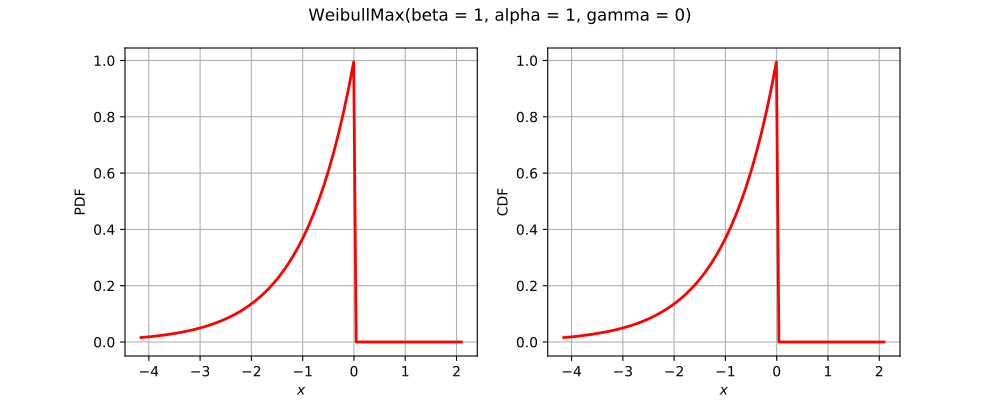

The script that drew this image:
import openturns as ot
from matplotlib import pyplot as plt
from openturns.viewer import View
if ot.WeibullMax().__class__.__name__ == 'Bernoulli':
    distribution = ot.Bernoulli(0.7)
elif ot.WeibullMax().__class__.__name__ == 'Binomial':
    distribution = ot.Binomial(5, 0.2)
elif ot.WeibullMax().__class__.__name__ == 'Hypergeometric':
    distribution = ot.Hypergeometric(10, 4, 7)
elif ot.WeibullMax().__class__.__name__ == 'ComposedDistribution':
    copula = ot.IndependentCopula(2)
    marginals = [ot.Uniform(1.0, 2.0), ot.Normal(2.0, 3.0)]
    distribution = ot.ComposedDistribution(marginals, copula)
elif ot.WeibullMax().__class__.__name__ == 'CumulativeDistributionNetwork':
    coll = [ot.Normal(2),ot.Dirichlet([0.5, 1.0, 1.5])]
    distribution = ot.CumulativeDistributionNetwork(coll, ot.BipartiteGraph([[0,1], [0,1]]))
elif ot.WeibullMax().__class__.__name__ == 'Histogram':
    distribution = ot.Histogram([-1.0, 0.5, 1.0, 2.0], [0.45, 0.4, 0.15])
elif ot.WeibullMax().__class__.__name__ == 'KernelMixture':
    kernel = ot.Uniform()
    sample = ot.Normal().getSample(5)
    bandwith = [1.0]
    distribution = ot.KernelMixture(kernel, bandwith, sample)
elif ot.WeibullMax().__class__.__name__ == 'MaximumDistribution':
    coll = [ot.Uniform(2.5, 3.5), ot.LogUniform(1.0, 1.2), ot.Triangular(2.0, 3.0, 4.0)]
    distribution = ot.MaximumDistribution(coll)
elif ot.WeibullMax().__class__.__name__ == 'Multinomial':
    distribution = ot.Multinomial(5, [0.2])
elif ot.WeibullMax().__class__.__name__ == 'RandomMixture':
    coll = [ot.Triangular(0.0, 1.0, 5.0), ot.Uniform(-2.0, 2.0)]
    weights = [0.8, 0.2]
    cst = 3.0
    distribution = ot.RandomMixture(coll, weights, cst)
elif ot.WeibullMax().__class__.__name__ == 'TruncatedDistribution':
    distribution = ot.TruncatedDistribution(ot.Normal(2.0, 1.5), 1.0, 4.0)
elif ot.WeibullMax().__class__.__name__ == 'UserDefined':
    distribution = ot.UserDefined([[0.0], [1.0], [2.0]], [0.2, 0.7, 0.1])
elif ot.WeibullMax().__class__.__name__ == 'ZipfMandelbrot':
    distribution = ot.ZipfMandelbrot(10, 2.5, 0.3)
else:
    distribution = ot.WeibullMax()
dimension = distribution.getDimension()
title = str(distribution)[:100].split('\n')[0]
if dimension == 1:
    distribution.setDescription(['$x$'])
    pdf_graph = distribution.drawPDF()
    cdf_graph = distribution.drawCDF()
    fig = plt.figure(figsize=(10, 4))
    pdf_axis = fig.add_subplot(121)
    cdf_axis = fig.add_subplot(122)
    View(pdf_graph, figure=fig, axes=[pdf_axis], add_legend=False)
    View(cdf_graph, figure=fig, axes=[cdf_axis], add_legend=False)
    fig.suptitle(title)
elif dimension == 2:
    distribution.setDescription(['$x_1$', '$x_2$'])
    pdf_graph = distribution.drawPDF()
    pdf_graph.setTitle(title)
    fig = plt.figure(figsize=(10, 5))
    pdf_axis = fig.add_subplot(111)
    View(pdf_graph, figure=fig, axes=[pdf_axis], add_legend=False, square_axes=True)
